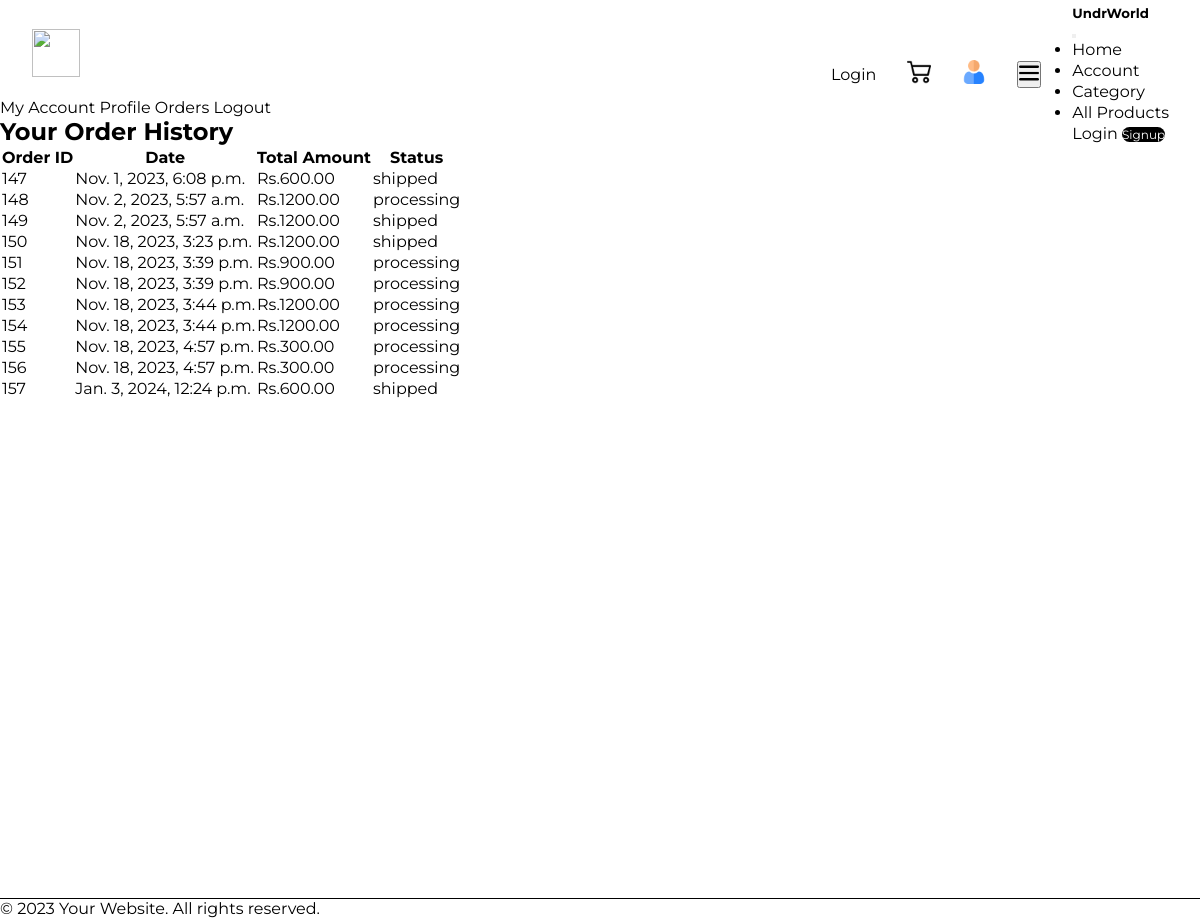
/orders/ (signed in), run on the app's committed database.
### uwapp/models.py (models this page shows)
class CartOrder(models.Model):
    user = models.ForeignKey(User, on_delete=models.CASCADE)
    mail=models.EmailField(default="")
    price= models.DecimalField(max_digits=10, decimal_places=2, default=0.00)
    Address = models.TextField(max_length=100,default="")
    Phone = models.CharField(max_length=20,default="Number")
    paid_status = models.BooleanField(default=False)
    order_date = models.DateTimeField(auto_now_add=True)
    product_status =  models.CharField(choices=STATUS_CHOICE,max_length=30,default="processing")
    order_identifier = models.CharField(max_length=40,default="",null=True)
    razorpay_payment_id = models.CharField(max_length=40,default="",null=True)
    razorpay_signature = models.CharField(max_length=100,default="",null=True)
    class Meta:
        verbose_name_plural = "cart order"

### uwapp/views.py (the view)
# urls.py: path("orders/",orders,name="orders"),
def orders(request):
    orders = CartOrder.objects.filter(user=request.user)
    context = {
        "orders":orders,
    }
    return render(request,'uwapp/orders.html',context)

### templates/uwapp/orders.html (shortened to what this page needs)
{% extends 'partials/base.html' %}
{% load static %}
{% block content %}
<body>
    <section class="taskbar ">
        <nav class="menu"  data-aos="flip-left" data-aos-duration="2000">
            <a href="{% url 'uwapp:index' %}"><img src="{% static 'img/undrwrld final logo-03.png' %}" alt="">
            </a>
        </nav>
        <nav class="menu_2">
            <a href="{% url 'userauth:login'  %}">Login</a>
            <a href="{% url 'uwapp:cart' %}"><img src="{% static 'img/cart.png' %}" alt=""></a>
            <a  href="{% url 'uwapp:account' %}"><img src="{% static 'img/user.png' %}" alt=""></a>
            <button class="navbar-toggler" type="button" data-bs-toggle="offcanvas" data-bs-target="#offcanvasNavbarDark" aria-controls="offcanvasNavbarDark">
                <img src="{% static 'img/menu.png' %}" alt="">
            </button>
            <div class="sidebar offcanvas offcanvas-end text-white" tabindex="-1" id="offcanvasNavbarDark"
                aria-labelledby="offcanvasNavbarDarkLabel">
                <div class="offcanvas-header text-white border-bottom">
                    <h5 class="offcanvas-title" id="offcanvasNavbarDarkLabel">UndrWorld</h5>
                    <button type="button" class="btn-close btn-close-white shadow-none" data-bs-dismiss="offcanvas"
                        aria-label="Close"></button>
                </div>
                <div class="offcanvas-body d-flex flex-column p-4">
                    <ul class="navbar-nav justify-content-center align-items-center flex-grow-1 pe-3">
                        <li class="nav-item">
                            <a class="nav-link active" aria-current="page" href="{% url 'uwapp:index' %}">Home</a>
                        </li>
                        <li class="nav-item">
                            <a class="nav-link" href="{% url 'uwapp:account' %}">Account</a>
                        </li>
                        <li class="nav-item">
                            <a class="nav-link" href="{% url 'uwapp:category' %}">Category</a>
                        </li>
                        <li class="nav-item">
                            <a class="nav-link" href="{% url 'uwapp:product' %}">All Products</a>
                        </li>
                    </ul>
                    <div class="d-flex flex-column justify-content-center align-items-center gap-3">
                        <a href="{% url 'userauth:login'  %}">Login</a>
                        <a href="{% url 'userauth:signup' %}" class="btn btn-primary">Signup</a>
                    </div>
                </div>
            </div>
        </nav>
    </section>
    <section style="height: 100vh;">
        <div class="container mt-5">
            <div class="row">
                <div class="col-lg-3">
                    <div class="list-group">
                        <a href="#" class="list-group-item list-group-item-action active">My Account</a>
                        <a href="{% url 'uwapp:account' %}" class="list-group-item list-group-item-action">Profile</a>
                        <a href="{% url 'uwapp:orders' %}" class="list-group-item list-group-item-action">Orders</a>
                        <a href="{% url 'userauth:signout' %}" class="list-group-item list-group-item-action">Logout</a>
                    </div>
                </div>
                <div class="col-lg-9">
                    <h1 class="mb-4">Your Order History</h1>
                    <div class="table-responsive">
                        <table class="table table-striped">
                            <thead>
                                <tr>
                                    <th>Order ID</th>
                                    <th>Date</th>
                                    <th>Total Amount</th>
                                    <th>Status</th>
                                </tr>
                            </thead>
                            <tbody>
                            {% if orders %}
                                {% for order in orders %}
                                <tr>
                                    <td>{{ order.id }}</td>
                                    <td>{{ order.order_date }}</td>
                                    <td>Rs.{{ order.price }}</td>
                                    <td>{{ order.product_status }}</td>
                                </tr>
                                {% endfor %}
                            {% else %}
                                <tr>
                                    <td colspan="4">No orders found.</td>
                                </tr>
                            {% endif %}
                            </tbody>
                        </table>
                    </div>
                </div>
            </div>
        </div>
    </section>
</body>
<footer class="footer_x ">
    <div class="text-center p-3" style="background-color: white;">
        &copy; 2023 Your Website. All rights reserved.
    </div>
</footer>
</html>
{% endblock content %}

### templates/partials/base.html (shortened to what this page needs)
{% load static %}
<!DOCTYPE html>
<html lang="en">
<head>
    <link href="https://cdn.jsdelivr.net/npm/bootstrap@5.3.1/dist/css/bootstrap.min.css" rel="stylesheet"integrity="sha384-4bw+/aepP/YC94hEpVNVgiZdgIC5+VKNBQNGCHeKRQN+PtmoHDEXuppvnDJzQIu9">
    <link rel="stylesheet" href="{% static 'css/style.css' %}">
    <link href="https://unpkg.com/aos@2.3.1/dist/aos.css" rel="stylesheet">
</head>
  {% block content%}
  {% endblock content %}
</html>

### static/css/style.css (style rules this page uses)
* { padding: 0; margin: 0; font-family: "Montserrat", sans-serif; }
body { min-height: 100vh; display: flex; flex-direction: column; background-color:white; }
a { text-decoration: none; color: inherit; }
.taskbar { height: 4em; width: 100%; display: flex; justify-content: space-between; }
.menu { height: 5em; width: 7em; padding-top: 15px; display: flex; align-items: center; justify-content: center; }
.menu img { height: 3em; width: 3em; }
.menu_2 { height: 3em; width: 25em; padding-top: 50px; display: flex; align-items: center; justify-content: space-evenly; }
.menu_2 img { height: 1.5em; width: 1.5em; }
.btn { background-color:black; color: #fff; border-color: black; height: 3em; width: 12em; font-size: 12px; border-radius: 9px; }
.footer_x { border-top: 1px solid; background-color: grey; margin-top: auto; width: 100%; left: 0; bottom: 0; }
.taskbar { flex: 0; }
.sidebar { background-color: rgba( 255, 255, 255, 0.15); backdrop-filter:blur(10px) ; border-radius: 9px; }
.nav-item a::after { content: ''; width: 0%; height: 2px; display: block; margin: auto; background: white; transition: 0.5s; }

### data on the page
CartOrder: id "147", order_date "Nov. 1, 2023, 6:08 p.m.", price "600.00", product_status "shipped"
CartOrder: id "148", order_date "Nov. 2, 2023, 5:57 a.m.", price "1200.00", product_status "processing"
CartOrder: id "149", order_date "Nov. 2, 2023, 5:57 a.m.", price "1200.00", product_status "shipped"
CartOrder: id "150", order_date "Nov. 18, 2023, 3:23 p.m.", price "1200.00", product_status "shipped"
CartOrder: id "151", order_date "Nov. 18, 2023, 3:39 p.m.", price "900.00", product_status "processing"
CartOrder: id "152", order_date "Nov. 18, 2023, 3:39 p.m.", price "900.00", product_status "processing"
CartOrder: id "153", order_date "Nov. 18, 2023, 3:44 p.m.", price "1200.00", product_status "processing"
CartOrder: id "154", order_date "Nov. 18, 2023, 3:44 p.m.", price "1200.00", product_status "processing"
CartOrder: id "155", order_date "Nov. 18, 2023, 4:57 p.m.", price "300.00", product_status "processing"
CartOrder: id "156", order_date "Nov. 18, 2023, 4:57 p.m.", price "300.00", product_status "processing"
CartOrder: id "157", order_date "Jan. 3, 2024, 12:24 p.m.", price "600.00", product_status "shipped"
